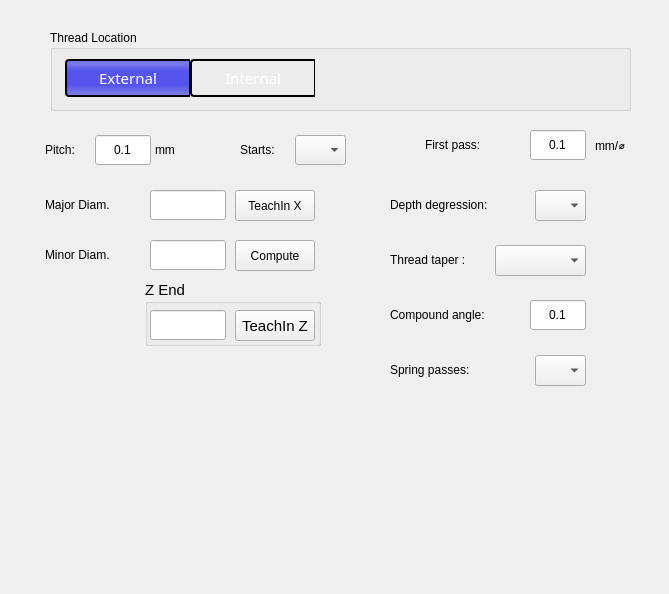
<?xml version="1.0" encoding="UTF-8"?>
<ui version="4.0">
 <class>Form</class>
 <widget class="QWidget" name="Form">
  <property name="geometry">
   <rect>
    <x>0</x>
    <y>0</y>
    <width>669</width>
    <height>594</height>
   </rect>
  </property>
  <property name="windowTitle">
   <string>Form</string>
  </property>
  <widget class="QGroupBox" name="groupBox">
   <property name="geometry">
    <rect>
     <x>50</x>
     <y>30</y>
     <width>581</width>
     <height>81</height>
    </rect>
   </property>
   <property name="title">
    <string>Thread Location</string>
   </property>
   <widget class="QWidget" name="threadLocation" native="true">
    <property name="geometry">
     <rect>
      <x>15</x>
      <y>25</y>
      <width>250</width>
      <height>56</height>
     </rect>
    </property>
    <property name="maximumSize">
     <size>
      <width>250</width>
      <height>16777215</height>
     </size>
    </property>
    <property name="styleSheet">
     <string notr="true">min-height: 30px;</string>
    </property>
    <layout class="QHBoxLayout" name="horizontalLayout_40">
     <property name="spacing">
      <number>0</number>
     </property>
     <property name="leftMargin">
      <number>0</number>
     </property>
     <property name="topMargin">
      <number>0</number>
     </property>
     <property name="rightMargin">
      <number>0</number>
     </property>
     <property name="bottomMargin">
      <number>10</number>
     </property>
     <item>
      <widget class="QPushButton" name="btnExternal_2">
       <property name="sizePolicy">
        <sizepolicy hsizetype="Preferred" vsizetype="Preferred">
         <horstretch>1</horstretch>
         <verstretch>1</verstretch>
        </sizepolicy>
       </property>
       <property name="minimumSize">
        <size>
         <width>0</width>
         <height>42</height>
        </size>
       </property>
       <property name="maximumSize">
        <size>
         <width>16777215</width>
         <height>42</height>
        </size>
       </property>
       <property name="font">
        <font>
         <family>Noto Sans</family>
         <pointsize>11</pointsize>
        </font>
       </property>
       <property name="focusPolicy">
        <enum>Qt::NoFocus</enum>
       </property>
       <property name="styleSheet">
        <string notr="true">QPushButton {
	max-height: 30px;
    margin-top: 2px;
    margin-bottom: 2px;
    color: white;
    background:  qlineargradient(x1: 0, y1: 0, x2: 0, y2: 1,
                                     stop: 0 #4e4e4e, stop: 1.0 #3a3a3a);
    border-style: solid;
    border-color: black;
    border-top-width: 2px;
    border-bottom-width: 2px;
    border-right-width: 1px;
    border-left-width: 2px;
    padding: 2px;
    border-top-left-radius: 4px;
    border-top-right-radius: 0px;
    border-bottom-left-radius: 4px;
    border-bottom-right-radius: 0px;
}

QPushButton:pressed, QPushButton:hover {
    background:  qlineargradient(x1: 0, y1: 0, x2: 0, y2: 1,
                                     stop: 0 #A19E9E, stop: 1.0 #5C5959);
}

QPushButton:checked {
    background:  qlineargradient(spread:pad, x1:0, y1:0, x2:0, y2:1, stop:0 rgba(112, 112, 238, 255), stop:0.121053 rgba(123, 123, 232, 255), stop:0.3 rgba(85, 85, 238, 255), stop:0.694737 rgba(85, 85, 238, 255), stop:0.915789 rgba(123, 123, 232, 255), stop:1 rgba(112, 112, 238, 255))
}</string>
       </property>
       <property name="text">
        <string>External</string>
       </property>
       <property name="checkable">
        <bool>true</bool>
       </property>
       <property name="checked">
        <bool>true</bool>
       </property>
       <property name="autoExclusive">
        <bool>true</bool>
       </property>
       <property name="page" stdset="0">
        <number>0</number>
       </property>
      </widget>
     </item>
     <item>
      <widget class="QPushButton" name="btnInternal_2">
       <property name="sizePolicy">
        <sizepolicy hsizetype="Preferred" vsizetype="Preferred">
         <horstretch>1</horstretch>
         <verstretch>1</verstretch>
        </sizepolicy>
       </property>
       <property name="minimumSize">
        <size>
         <width>0</width>
         <height>42</height>
        </size>
       </property>
       <property name="maximumSize">
        <size>
         <width>16777215</width>
         <height>42</height>
        </size>
       </property>
       <property name="font">
        <font>
         <family>Noto Sans</family>
         <pointsize>11</pointsize>
        </font>
       </property>
       <property name="focusPolicy">
        <enum>Qt::NoFocus</enum>
       </property>
       <property name="styleSheet">
        <string notr="true">QPushButton {
	max-height: 30px;
    margin-top: 2px;
    margin-bottom: 2px;
    color: white;
    background:  qlineargradient(x1: 0, y1: 0, x2: 0, y2: 1,
                                     stop: 0 #4e4e4e, stop: 1.0 #3a3a3a);
    border-style: solid;
    border-color: black;
    border-top-width: 2px;
    border-bottom-width: 2px;
    border-right-width: 1px;
    border-left-width: 2px;
    padding: 2px;
    border-top-left-radius: 4px;
    border-top-right-radius: 0px;
    border-bottom-left-radius: 4px;
    border-bottom-right-radius: 0px;
}

QPushButton:pressed, QPushButton:hover {
    background:  qlineargradient(x1: 0, y1: 0, x2: 0, y2: 1,
                                     stop: 0 #A19E9E, stop: 1.0 #5C5959);
}

QPushButton:checked {
    background:  qlineargradient(spread:pad, x1:0, y1:0, x2:0, y2:1, stop:0 rgba(112, 112, 238, 255), stop:0.121053 rgba(123, 123, 232, 255), stop:0.3 rgba(85, 85, 238, 255), stop:0.694737 rgba(85, 85, 238, 255), stop:0.915789 rgba(123, 123, 232, 255), stop:1 rgba(112, 112, 238, 255))
}</string>
       </property>
       <property name="text">
        <string>Internal</string>
       </property>
       <property name="checkable">
        <bool>true</bool>
       </property>
       <property name="autoExclusive">
        <bool>true</bool>
       </property>
       <property name="page" stdset="0">
        <number>2</number>
       </property>
      </widget>
     </item>
    </layout>
   </widget>
  </widget>
  <widget class="QLabel" name="label_65">
   <property name="geometry">
    <rect>
     <x>45</x>
     <y>135</y>
     <width>51</width>
     <height>30</height>
    </rect>
   </property>
   <property name="styleSheet">
    <string notr="true">font: 11pt &quot;Noto Sans&quot;;</string>
   </property>
   <property name="text">
    <string>Pitch:</string>
   </property>
  </widget>
  <widget class="QLabel" name="label_70">
   <property name="geometry">
    <rect>
     <x>155</x>
     <y>135</y>
     <width>29</width>
     <height>30</height>
    </rect>
   </property>
   <property name="styleSheet">
    <string notr="true">font: 11pt &quot;Noto Sans&quot;;</string>
   </property>
   <property name="text">
    <string>mm</string>
   </property>
  </widget>
  <widget class="VCPSettingsLineEdit" name="threadingPitch">
   <property name="geometry">
    <rect>
     <x>95</x>
     <y>135</y>
     <width>56</width>
     <height>30</height>
    </rect>
   </property>
   <property name="styleSheet">
    <string notr="true">font: 11pt &quot;Noto Sans&quot;;</string>
   </property>
   <property name="text">
    <string>0.1</string>
   </property>
   <property name="alignment">
    <set>Qt::AlignCenter</set>
   </property>
   <property name="settingName" stdset="0">
    <string>smart_numpad.quick-cycles-thread-pitch-metric</string>
   </property>
   <property name="textFormat" stdset="0">
    <string/>
   </property>
  </widget>
  <widget class="VCPSettingsComboBox" name="threadingStarts">
   <property name="geometry">
    <rect>
     <x>295</x>
     <y>135</y>
     <width>51</width>
     <height>30</height>
    </rect>
   </property>
   <property name="layoutDirection">
    <enum>Qt::LeftToRight</enum>
   </property>
   <property name="styleSheet">
    <string notr="true">font: 11pt &quot;Noto Sans&quot;;</string>
   </property>
   <property name="settingName" stdset="0">
    <string>quick-cycles.threading-starts</string>
   </property>
  </widget>
  <widget class="QLabel" name="label_68">
   <property name="geometry">
    <rect>
     <x>240</x>
     <y>135</y>
     <width>51</width>
     <height>30</height>
    </rect>
   </property>
   <property name="styleSheet">
    <string notr="true">font: 11pt &quot;Noto Sans&quot;;</string>
   </property>
   <property name="text">
    <string>Starts:</string>
   </property>
  </widget>
  <widget class="QLabel" name="threadLabelXEnd">
   <property name="geometry">
    <rect>
     <x>45</x>
     <y>240</y>
     <width>101</width>
     <height>30</height>
    </rect>
   </property>
   <property name="styleSheet">
    <string notr="true">font: 11pt &quot;Noto Sans&quot;;</string>
   </property>
   <property name="text">
    <string>Minor Diam.</string>
   </property>
  </widget>
  <widget class="TeachInLineEdit" name="threadingXStart">
   <property name="geometry">
    <rect>
     <x>150</x>
     <y>190</y>
     <width>76</width>
     <height>30</height>
    </rect>
   </property>
   <property name="styleSheet">
    <string notr="true">font: 11pt &quot;Noto Sans&quot;;</string>
   </property>
   <property name="alignment">
    <set>Qt::AlignRight|Qt::AlignTrailing|Qt::AlignVCenter</set>
   </property>
   <property name="referenceType" stdset="0">
    <number>1</number>
   </property>
   <property name="axisNumber" stdset="0">
    <number>0</number>
   </property>
   <property name="inchFormat" stdset="0">
    <string>%9.4f</string>
   </property>
   <property name="millimeterFormat" stdset="0">
    <string>%10.3f</string>
   </property>
   <property name="degreeFormat" stdset="0">
    <string>%10.2f</string>
   </property>
   <property name="latheMode" stdset="0">
    <number>2</number>
   </property>
  </widget>
  <widget class="QPushButton" name="threadingTeachXBtn">
   <property name="geometry">
    <rect>
     <x>235</x>
     <y>190</y>
     <width>80</width>
     <height>31</height>
    </rect>
   </property>
   <property name="styleSheet">
    <string notr="true">font: 11pt &quot;Noto Sans&quot;;</string>
   </property>
   <property name="text">
    <string>TeachIn X</string>
   </property>
  </widget>
  <widget class="QPushButton" name="threadingCompute">
   <property name="geometry">
    <rect>
     <x>235</x>
     <y>240</y>
     <width>80</width>
     <height>31</height>
    </rect>
   </property>
   <property name="styleSheet">
    <string notr="true">font: 11pt &quot;Noto Sans&quot;;</string>
   </property>
   <property name="text">
    <string>Compute</string>
   </property>
  </widget>
  <widget class="QLabel" name="threadLabelXStart">
   <property name="geometry">
    <rect>
     <x>45</x>
     <y>190</y>
     <width>101</width>
     <height>30</height>
    </rect>
   </property>
   <property name="styleSheet">
    <string notr="true">font: 11pt &quot;Noto Sans&quot;;</string>
   </property>
   <property name="text">
    <string>Major Diam.</string>
   </property>
  </widget>
  <widget class="QGroupBox" name="groupBox_2">
   <property name="geometry">
    <rect>
     <x>145</x>
     <y>280</y>
     <width>176</width>
     <height>66</height>
    </rect>
   </property>
   <property name="font">
    <font>
     <pointsize>11</pointsize>
    </font>
   </property>
   <property name="title">
    <string>Z End</string>
   </property>
   <widget class="QPushButton" name="threadingTeachZBtn">
    <property name="geometry">
     <rect>
      <x>90</x>
      <y>30</y>
      <width>80</width>
      <height>31</height>
     </rect>
    </property>
    <property name="styleSheet">
     <string notr="true">font: 11pt &quot;Noto Sans&quot;;</string>
    </property>
    <property name="text">
     <string>TeachIn Z</string>
    </property>
   </widget>
   <widget class="TeachInLineEdit" name="threadingZEnd">
    <property name="geometry">
     <rect>
      <x>5</x>
      <y>30</y>
      <width>76</width>
      <height>30</height>
     </rect>
    </property>
    <property name="styleSheet">
     <string notr="true">font: 11pt &quot;Noto Sans&quot;;</string>
    </property>
    <property name="alignment">
     <set>Qt::AlignRight|Qt::AlignTrailing|Qt::AlignVCenter</set>
    </property>
    <property name="referenceType" stdset="0">
     <number>1</number>
    </property>
    <property name="axisNumber" stdset="0">
     <number>2</number>
    </property>
    <property name="inchFormat" stdset="0">
     <string>%9.4f</string>
    </property>
    <property name="millimeterFormat" stdset="0">
     <string>%10.3f</string>
    </property>
    <property name="degreeFormat" stdset="0">
     <string>%10.2f</string>
    </property>
    <property name="latheMode" stdset="0">
     <number>0</number>
    </property>
   </widget>
  </widget>
  <widget class="QLineEdit" name="threadingXEnd">
   <property name="geometry">
    <rect>
     <x>150</x>
     <y>240</y>
     <width>76</width>
     <height>30</height>
    </rect>
   </property>
   <property name="focusPolicy">
    <enum>Qt::StrongFocus</enum>
   </property>
   <property name="styleSheet">
    <string notr="true">font: 11pt &quot;Noto Sans&quot;;</string>
   </property>
   <property name="alignment">
    <set>Qt::AlignRight|Qt::AlignTrailing|Qt::AlignVCenter</set>
   </property>
  </widget>
  <widget class="QLabel" name="label_21">
   <property name="geometry">
    <rect>
     <x>425</x>
     <y>130</y>
     <width>81</width>
     <height>30</height>
    </rect>
   </property>
   <property name="styleSheet">
    <string notr="true">font: 11pt &quot;Noto Sans&quot;;</string>
   </property>
   <property name="text">
    <string>First pass:</string>
   </property>
  </widget>
  <widget class="QLabel" name="label_73">
   <property name="geometry">
    <rect>
     <x>595</x>
     <y>130</y>
     <width>51</width>
     <height>30</height>
    </rect>
   </property>
   <property name="styleSheet">
    <string notr="true">font: 11pt &quot;Noto Sans&quot;;</string>
   </property>
   <property name="text">
    <string>mm/⌀</string>
   </property>
  </widget>
  <widget class="QLabel" name="label_69">
   <property name="geometry">
    <rect>
     <x>390</x>
     <y>300</y>
     <width>126</width>
     <height>30</height>
    </rect>
   </property>
   <property name="styleSheet">
    <string notr="true">font: 11pt &quot;Noto Sans&quot;;</string>
   </property>
   <property name="text">
    <string>Compound angle:</string>
   </property>
  </widget>
  <widget class="QLabel" name="label_72">
   <property name="geometry">
    <rect>
     <x>390</x>
     <y>190</y>
     <width>136</width>
     <height>30</height>
    </rect>
   </property>
   <property name="styleSheet">
    <string notr="true">font: 11pt &quot;Noto Sans&quot;;</string>
   </property>
   <property name="text">
    <string>Depth degression:</string>
   </property>
  </widget>
  <widget class="VCPSettingsLineEdit" name="threadingFirstPass">
   <property name="geometry">
    <rect>
     <x>530</x>
     <y>130</y>
     <width>56</width>
     <height>30</height>
    </rect>
   </property>
   <property name="styleSheet">
    <string notr="true">font: 11pt &quot;Noto Sans&quot;;</string>
   </property>
   <property name="text">
    <string>0.1</string>
   </property>
   <property name="alignment">
    <set>Qt::AlignCenter</set>
   </property>
   <property name="settingName" stdset="0">
    <string>smart_numpad.quick-cycles-thread-first-pass</string>
   </property>
   <property name="textFormat" stdset="0">
    <string/>
   </property>
  </widget>
  <widget class="QLabel" name="label_71">
   <property name="geometry">
    <rect>
     <x>390</x>
     <y>245</y>
     <width>101</width>
     <height>30</height>
    </rect>
   </property>
   <property name="styleSheet">
    <string notr="true">font: 11pt &quot;Noto Sans&quot;;</string>
   </property>
   <property name="text">
    <string>Thread taper :</string>
   </property>
  </widget>
  <widget class="VCPSettingsComboBox" name="threadingTaper">
   <property name="geometry">
    <rect>
     <x>495</x>
     <y>245</y>
     <width>91</width>
     <height>31</height>
    </rect>
   </property>
   <property name="layoutDirection">
    <enum>Qt::LeftToRight</enum>
   </property>
   <property name="styleSheet">
    <string notr="true">font: 11pt &quot;Noto Sans&quot;;</string>
   </property>
   <property name="settingName" stdset="0">
    <string>quick-cycles.threading-taper</string>
   </property>
  </widget>
  <widget class="VCPSettingsComboBox" name="threadingDepthDegression">
   <property name="geometry">
    <rect>
     <x>535</x>
     <y>190</y>
     <width>51</width>
     <height>31</height>
    </rect>
   </property>
   <property name="layoutDirection">
    <enum>Qt::LeftToRight</enum>
   </property>
   <property name="styleSheet">
    <string notr="true">font: 11pt &quot;Noto Sans&quot;;</string>
   </property>
   <property name="settingName" stdset="0">
    <string>quick-cycles.threading-depth-degression</string>
   </property>
  </widget>
  <widget class="VCPSettingsComboBox" name="threadingSpringPasses">
   <property name="geometry">
    <rect>
     <x>535</x>
     <y>355</y>
     <width>51</width>
     <height>31</height>
    </rect>
   </property>
   <property name="layoutDirection">
    <enum>Qt::LeftToRight</enum>
   </property>
   <property name="styleSheet">
    <string notr="true">font: 11pt &quot;Noto Sans&quot;;</string>
   </property>
   <property name="settingName" stdset="0">
    <string>quick-cycles.threading-spring-passes</string>
   </property>
  </widget>
  <widget class="VCPSettingsLineEdit" name="threadingCompAngle">
   <property name="geometry">
    <rect>
     <x>530</x>
     <y>300</y>
     <width>56</width>
     <height>30</height>
    </rect>
   </property>
   <property name="styleSheet">
    <string notr="true">font: 11pt &quot;Noto Sans&quot;;</string>
   </property>
   <property name="text">
    <string>0.1</string>
   </property>
   <property name="alignment">
    <set>Qt::AlignCenter</set>
   </property>
   <property name="settingName" stdset="0">
    <string>smart_numpad.quick-cycles-threading-compound-angle</string>
   </property>
   <property name="textFormat" stdset="0">
    <string/>
   </property>
  </widget>
  <widget class="QLabel" name="label_66">
   <property name="geometry">
    <rect>
     <x>390</x>
     <y>355</y>
     <width>106</width>
     <height>30</height>
    </rect>
   </property>
   <property name="styleSheet">
    <string notr="true">font: 11pt &quot;Noto Sans&quot;;</string>
   </property>
   <property name="text">
    <string>Spring passes:</string>
   </property>
  </widget>
 </widget>
 <customwidgets>
  <customwidget>
   <class>VCPSettingsLineEdit</class>
   <extends>QLineEdit</extends>
   <header>qtpyvcp.widgets.input_widgets.setting_slider</header>
  </customwidget>
  <customwidget>
   <class>VCPSettingsComboBox</class>
   <extends>QComboBox</extends>
   <header>qtpyvcp.widgets.input_widgets.setting_slider</header>
  </customwidget>
  <customwidget>
   <class>TeachInLineEdit</class>
   <extends>QLineEdit</extends>
   <header>qtpyvcp.widgets.input_widgets.teachin_line_edit</header>
  </customwidget>
 </customwidgets>
 <resources/>
 <connections/>
</ui>
